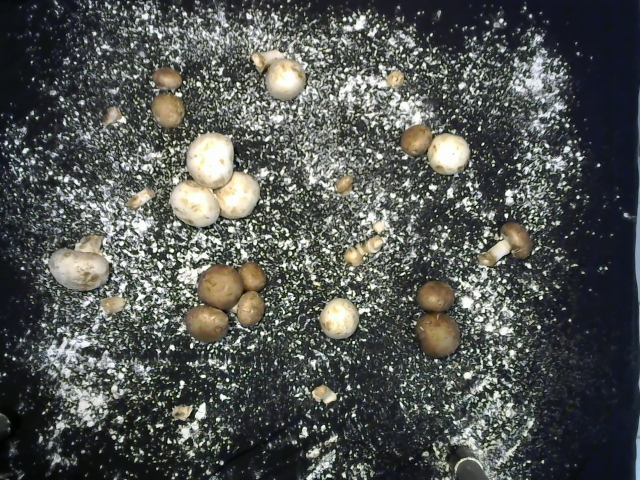
#> input picture software/vision/00_denoised.jpeg, 1280 x 960 px, given in place of the camera (shown at 1/2 size)
$ python service.py   (older library calls are emulated)
#> lines starting #> are read from the running program, lines starting #| are printed output that depends on the picture; after the words box and inside, x2 and y2 are one past the last pixel; in counts of white or black regions, pixels touching at a corner belong together
'''Service file with methods to process raw images from camera
'''
from asyncore import write
from cgitb import grey
import cv2
import numpy as np
from constants import MINRADIUS, MAXRADIUS, DP, MINDIST, BLUE_COLOR, GREEN_COLOR, THICKNESS, FILL, FIFTY, LB_BROWN_BGR, UB_BROWN_BGR, MAX_AREA, MIN_AREA
from datetime import datetime

# [16 lines left out: function get_n_frame, not called in this run]


def get_video_stream():
    cap = cv2.VideoCapture(0)
    i = 0
    while(cap.isOpened()):
        ret, frame = cap.read()
#> frame is the input picture: shape (960, 1280, 3); mean B, G, R 81.6, 84.6, 81.6
        # cv2.imshow('frame', frame)
        frame = get_mushrooms_with_connected_components(frame, stream=True)
        cv2.imshow('frame', frame)
        if cv2.waitKey(1) & 0xFF == ord('q'):
            break

    cap.release()
    cv2.destroyAllWindows()


# [7 lines left out: function image_scaler, not called in this run]


def image_to_grayscale(img):
    '''Takes colored image and returns it in greyscale (from 3-channels to 1-channel)
    '''
    return cv2.cvtColor(img, cv2.COLOR_BGR2GRAY)


# [20 lines left out: function get_mushrooms_coordinates, not called in this run]


def mask_with_color(img, lb_color: list, ub_color: list):
    '''Returns masked img relative to color bounds
    '''
    mask = cv2.inRange(img, np.array(ub_color), np.array(lb_color))
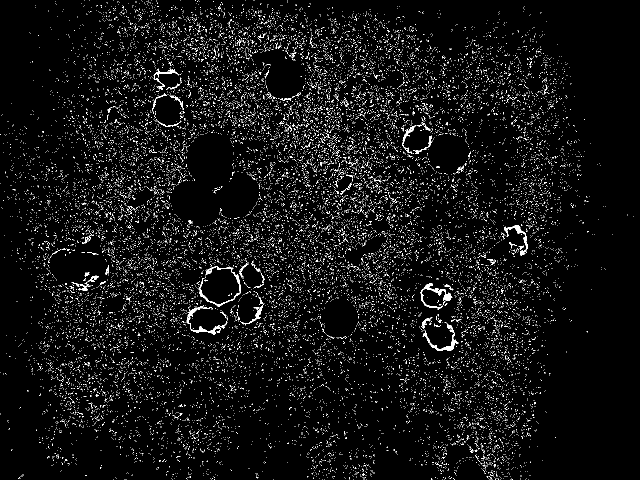
#> mask: shape (960, 1280) (shown at 1/2 size); 4.1% white in thin lines or dots
    print('Colored mask applied w success: {}'.format(1 if 0>sum(sum(mask)) else 0))
#| Colored mask applied w success: 0
    img_masked = cv2.bitwise_and(img, img, mask = mask)
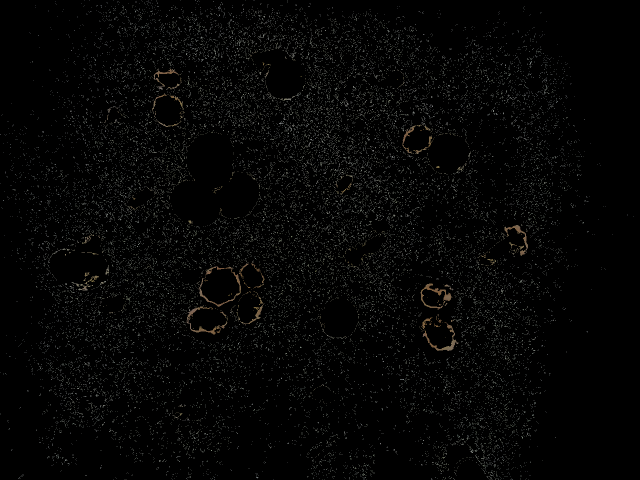
#> img_masked: shape (960, 1280, 3) (shown at 1/2 size); mean B, G, R 4.7, 5.1, 5.1
    return img_masked


def image_invert(img):
    return cv2.bitwise_not(img)
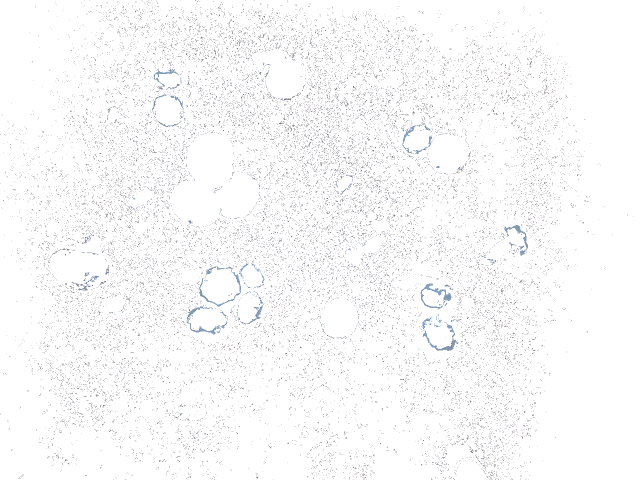
#> returned value: shape (960, 1280, 3) (shown at 1/2 size); mean of channels 0, 1, 2 250.3, 249.9, 249.9; drawn as B, G, R


def image_threshold(img):
    return cv2.threshold(img, 0,255,cv2.THRESH_BINARY_INV | cv2.THRESH_OTSU)[1]


def get_connected_components(img):
    '''Returns 4 element tuple with numLabels, labels, stats, centroids
    '''
    return cv2.connectedComponentsWithStats(img, 4, cv2.CV_32S)


def write_out_img(path, img):
    return cv2.imwrite(path, img)


def get_mushrooms_with_connected_components(img, stream=False):

    # Preprocess: Apply color mask -> invert -> grayscale -> denoise -> threshold -> connectedComponentsAlgo
    masked_img = mask_with_color(img, lb_color=LB_BROWN_BGR, ub_color=UB_BROWN_BGR)
    masked_invert_img = image_invert(masked_img)
    masked_grayscale_img = image_to_grayscale(masked_invert_img)
    threshold_img = image_threshold(masked_grayscale_img)
    (numLabels, labels, stats, centroids) = get_connected_components(threshold_img)
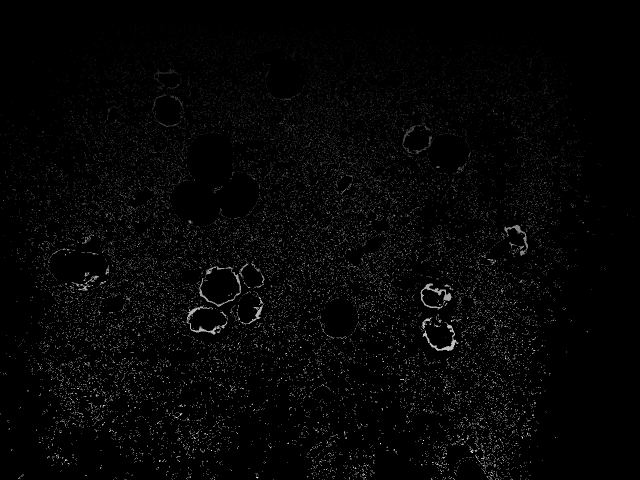
#> labels: shape (960, 1280) int32 (shown at 1/2 size); min 0, max 22840, mean 468.4; drawn with min black and max white
#> numLabels = 22841; centroids = 22841 pairs, first value 0 to 1267, second value 0 to 959

    # Add connected components information to original image
    output_img = img.copy()
    mushrooms = []
    for i in range(1, numLabels):
        x = stats[i, cv2.CC_STAT_LEFT]
        y = stats[i, cv2.CC_STAT_TOP]
        w = stats[i, cv2.CC_STAT_WIDTH]
        h = stats[i, cv2.CC_STAT_HEIGHT]
        area = stats[i, cv2.CC_STAT_AREA]
        (cX, cY) = centroids[i]
        if area > 200 and area <1500:
            cv2.rectangle(output_img, (x, y), (x + w, y + h), (0, 255, 0), 3)
            cv2.circle(output_img, (int(cX), int(cY)), 4, (0, 0, 255), -1)
            mushrooms.append((i, cX, cY))
#> this loop made 22840 passes
#> (x, y, w, h, area, cX, cY) on pass 2847: (307, 137, 51, 42, 341, 327.2, 152)
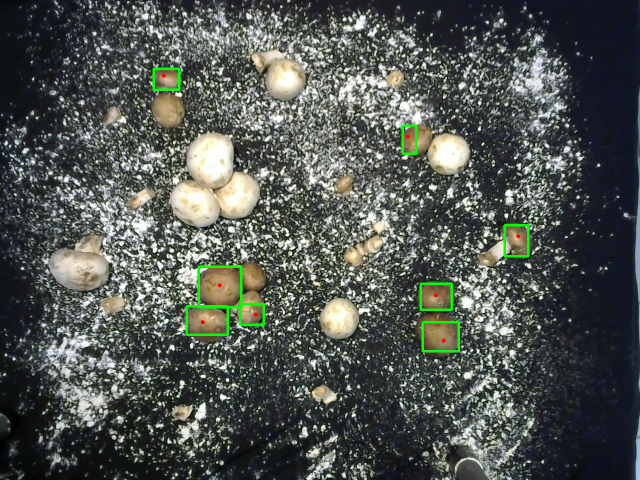
#> output_img: shape (960, 1280, 3) (shown at 1/2 size); 0.75% of pixels changed, all inside (x1, y1, x2, y2) = (305, 135, 1059, 705)
#> after the loop, mushrooms = [(2847, 327.2, 152), (6055, 815.6, 273.8), (11752, 1036.9, 472.4), (14287, 439.4, 571), (15188, 871.8, 590.2), (16300, 511.7, 629.1), (16384, 405.5, 644.5), (17172, 887.3, 681.7)]

    if stream:
        return output_img
    else:
        write_out_img('./{}.jpeg'.format(datetime.now().strftime("%m_%d_%Y_%H:%M:%S")),output_img)
        return mushrooms

if __name__ == '__main__':
    get_video_stream()
#> (key q is pressed here)
